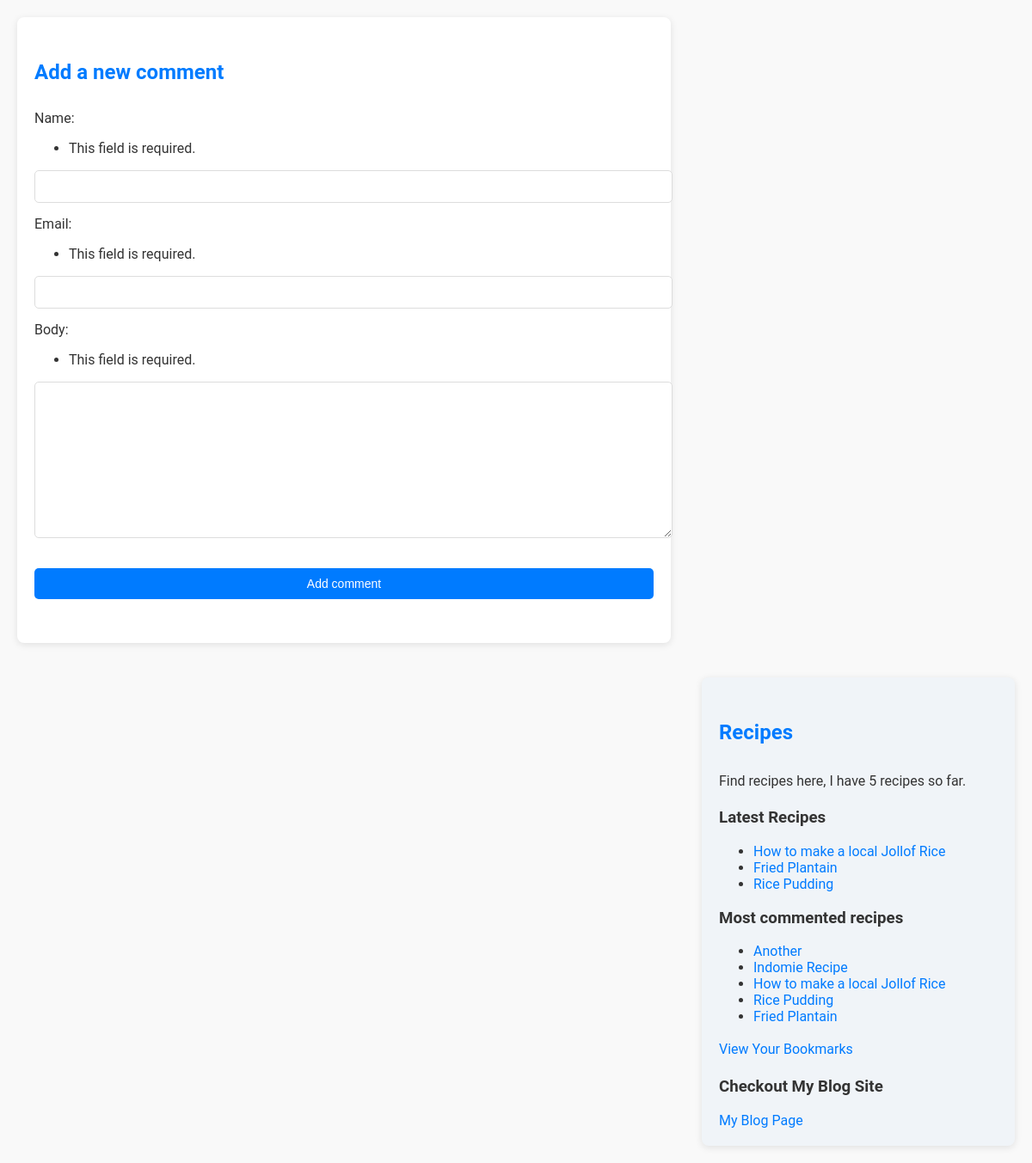
The app's page /rec/1/comment/ with its own data.
### blog/models.py (models this page shows, shortened)
class Recipe(models.Model):
    class Status(models.TextChoices):
        DRAFT = "DF", "Draft"
        PUBLISHED = "PB", "Published"
    title = models.CharField(max_length=250)
    slug = models.SlugField(max_length=250, unique_for_date="publish")
    author = models.ForeignKey(
        settings.AUTH_USER_MODEL, on_delete=models.CASCADE, related_name="recipe_posts"
    )
    ingredients = models.TextField()
    steps = models.TextField()
    cooking_time = models.PositiveIntegerField()  # Time in minutes
    publish = models.DateTimeField(default=timezone.now)
    photo = models.ImageField(upload_to="recipes/%Y/%m/%d/", blank=True)
    created = models.DateTimeField(auto_now_add=True)
    updated = models.DateTimeField(auto_now=True)
    status = models.CharField(max_length=2, choices=Status, default=Status.DRAFT)
    objects = models.Manager()  # The default manager.
    published = PublishedRecipeManager()  # Our custom manager.
    tags = TaggableManager()  # For categorizing cuisines
    class Meta:
        ordering = ["-publish"]
        indexes = [
            models.Index(fields=["-publish"]),
        ]
    def get_absolute_url(self):
        return reverse(
            "blog:recipe_detail",
            args=[
                self.publish.year,
                self.publish.month,
                self.publish.day,
                self.slug,
            ],
        )

### blog/views.py (the view)
# urls.py: path("rec/<int:recipe_id>/comment/", views.recipe_comment, name="recipe_comment"),
@require_http_methods(["GET", "POST"])
def recipe_comment(request, recipe_id):
    recipe = get_object_or_404(Recipe, id=recipe_id, status=Recipe.Status.PUBLISHED)
    comment = None
    form = CommentRecForm(data=request.POST)
    if form.is_valid():
        comment = form.save(commit=False)
        comment.recipe = recipe
        comment.save()
    return render(
        request,
        "recipes/comment.html",
        {"recipe": recipe, "form": form, "comment": comment},
    )

### blog/forms.py
class CommentRecForm(forms.ModelForm):
    class Meta:
        model = CommentRes
        fields = ["name", "email", "body"]

### blog/models.py (called while the page is built)
    def get_queryset(self):
        return super().get_queryset().filter(status=Recipe.Status.PUBLISHED)

### blog/templatetags/blog_tags.py (called while the page is built)
@register.simple_tag
def total_recipes():
    return Recipe.objects.filter(status=Recipe.Status.PUBLISHED).count()

@register.inclusion_tag('recipes/latest_recipes.html')
def show_latest_recipes(count=5):
    latest_recipes = Recipe.published.order_by('-publish')[:count]
    return {'latest_recipes': latest_recipes}

@register.simple_tag
def get_most_commented_recipes(count=5):
    return Recipe.objects.filter(status=Recipe.Status.PUBLISHED).annotate(
        total_responses=Count('responses')
    ).order_by('-total_responses')[:count]

### blog/templates/recipes/comment.html (shortened to what this page needs)
{% extends "./base.html" %}
{% block content %}
  {% if comment %}
    <h2>Your comment has been added.</h2>
    <p><a href="{{ recipe.get_absolute_url }}">Back to the post</a></p>
  {% else %}
    {% include "recipes/includes/comment_form.html" %}
  {% endif %}
{% endblock %}

### blog/templates/recipes/base.html (shortened to what this page needs)
{% load blog_tags %}
{% load static %}
<!DOCTYPE html>
<html>
<head>
    <link href="{% static 'css/blog2.css' %}" rel="stylesheet">
</head>
<body>
    <div id="content">
        {% block content %}
        {% endblock %}
    </div>
    <div id="sidebar">
        <h2>Recipes</h2>
        <p>
            Find recipes here,
            I have {% total_recipes %} recipes so far.
        </p>
        {% show_latest_recipes 3 %}
        <h3>Most commented recipes</h3>
        {% get_most_commented_recipes as most_commented_recipes %}
        <ul>
            {% for recipe in most_commented_recipes %}
            <li>
                <a href="{{ recipe.get_absolute_url }}">{{ recipe.title }}</a>
            </li>
            {% endfor %}
        </ul>
        <p><a href="{% url 'blog:view_bookmarks_rec' %}">View Your Bookmarks</a></p>
        <h3>Checkout My Blog Site</h3>
        <a href="{% url 'blog:post_list' %}"> My Blog Page</a>
    </div>
</body>
</html>

### blog/templates/recipes/latest_recipes.html
<h3>Latest Recipes</h3>
<ul>
    {% for recipe in latest_recipes %}
    <li>
        <a href="{{ recipe.get_absolute_url }}">{{ recipe.title }}</a>
    </li>
    {% endfor %}
</ul>

### blog/static/css/blog2.css (style rules this page uses)
body { margin: 0; padding: 0; font-family: 'Roboto', sans-serif; background-color: #f9f9f9; color: #333; }
a { color: #007BFF; text-decoration: none; }
h2 { font-weight: 600; margin: 30px 0; color: #007BFF; }
#content { float: left; width: 60%; padding: 20px; background-color: #fff; box-shadow: 0 2px 8px rgba(0, 0, 0, 0.1); border-radius: 8px; margin: 20px; }
#sidebar { float: right; width: 27%; padding: 20px; background-color: #f0f4f8; border-radius: 8px; box-shadow: 0 2px 8px rgba(0, 0, 0, 0.1); margin: 20px; }
p { line-height: 1.6; }
label { color: #333; margin-bottom: 5px; }
input, textarea { width: 100%; padding: 10px; border: 1px solid #ddd; border-radius: 5px; margin-bottom: 15px; font-size: 14px; }

### records on screen
Recipe: title "How to make a local Jollof Rice"
Recipe: title "Fried Plantain"
Recipe: title "Rice Pudding"
Recipe: title "Another"
Recipe: title "Indomie Recipe"
